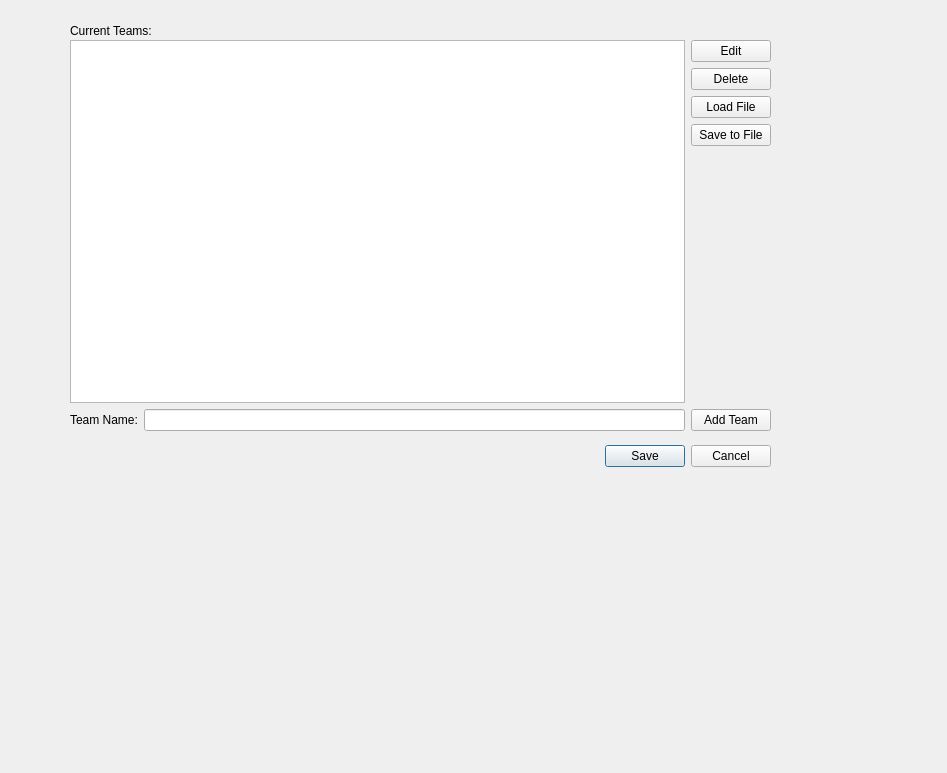
<?xml version="1.0" encoding="UTF-8"?>
<ui version="4.0">
 <class>Dialog</class>
 <widget class="QDialog" name="Dialog">
  <property name="geometry">
   <rect>
    <x>0</x>
    <y>0</y>
    <width>947</width>
    <height>773</height>
   </rect>
  </property>
  <property name="windowTitle">
   <string>Dialog</string>
  </property>
  <widget class="QDialogButtonBox" name="buttonBox">
   <property name="geometry">
    <rect>
     <x>430</x>
     <y>440</y>
     <width>341</width>
     <height>32</height>
    </rect>
   </property>
   <property name="orientation">
    <enum>Qt::Horizontal</enum>
   </property>
   <property name="standardButtons">
    <set>QDialogButtonBox::Cancel|QDialogButtonBox::Save</set>
   </property>
  </widget>
  <widget class="QLabel" name="label">
   <property name="geometry">
    <rect>
     <x>70</x>
     <y>10</y>
     <width>151</width>
     <height>41</height>
    </rect>
   </property>
   <property name="text">
    <string>Current Teams:</string>
   </property>
  </widget>
  <widget class="QWidget" name="layoutWidget">
   <property name="geometry">
    <rect>
     <x>70</x>
     <y>40</y>
     <width>701</width>
     <height>391</height>
    </rect>
   </property>
   <layout class="QVBoxLayout" name="verticalLayout_2">
    <item>
     <layout class="QHBoxLayout" name="horizontalLayout_2">
      <item>
       <widget class="QListWidget" name="team_ListWidget"/>
      </item>
      <item>
       <layout class="QVBoxLayout" name="verticalLayout">
        <item>
         <widget class="QPushButton" name="edit_Team_Button">
          <property name="text">
           <string>Edit</string>
          </property>
         </widget>
        </item>
        <item>
         <widget class="QPushButton" name="remove_Team_Button">
          <property name="text">
           <string>Delete</string>
          </property>
         </widget>
        </item>
        <item>
         <widget class="QPushButton" name="loadFileButton">
          <property name="text">
           <string>Load File</string>
          </property>
         </widget>
        </item>
        <item>
         <widget class="QPushButton" name="saveButton">
          <property name="text">
           <string>Save to File</string>
          </property>
         </widget>
        </item>
        <item>
         <spacer name="verticalSpacer">
          <property name="orientation">
           <enum>Qt::Vertical</enum>
          </property>
          <property name="sizeHint" stdset="0">
           <size>
            <width>20</width>
            <height>40</height>
           </size>
          </property>
         </spacer>
        </item>
       </layout>
      </item>
     </layout>
    </item>
    <item>
     <layout class="QHBoxLayout" name="horizontalLayout">
      <item>
       <widget class="QLabel" name="league_Name_label">
        <property name="text">
         <string>Team Name:</string>
        </property>
       </widget>
      </item>
      <item>
       <widget class="QLineEdit" name="add_Team_LineEdit"/>
      </item>
      <item>
       <widget class="QPushButton" name="add_Team_Button">
        <property name="text">
         <string>Add Team</string>
        </property>
       </widget>
      </item>
     </layout>
    </item>
   </layout>
  </widget>
 </widget>
 <resources/>
 <connections>
  <connection>
   <sender>buttonBox</sender>
   <signal>accepted()</signal>
   <receiver>Dialog</receiver>
   <slot>accept()</slot>
   <hints>
    <hint type="sourcelabel">
     <x>248</x>
     <y>254</y>
    </hint>
    <hint type="destinationlabel">
     <x>157</x>
     <y>274</y>
    </hint>
   </hints>
  </connection>
  <connection>
   <sender>buttonBox</sender>
   <signal>rejected()</signal>
   <receiver>Dialog</receiver>
   <slot>reject()</slot>
   <hints>
    <hint type="sourcelabel">
     <x>316</x>
     <y>260</y>
    </hint>
    <hint type="destinationlabel">
     <x>286</x>
     <y>274</y>
    </hint>
   </hints>
  </connection>
 </connections>
</ui>
